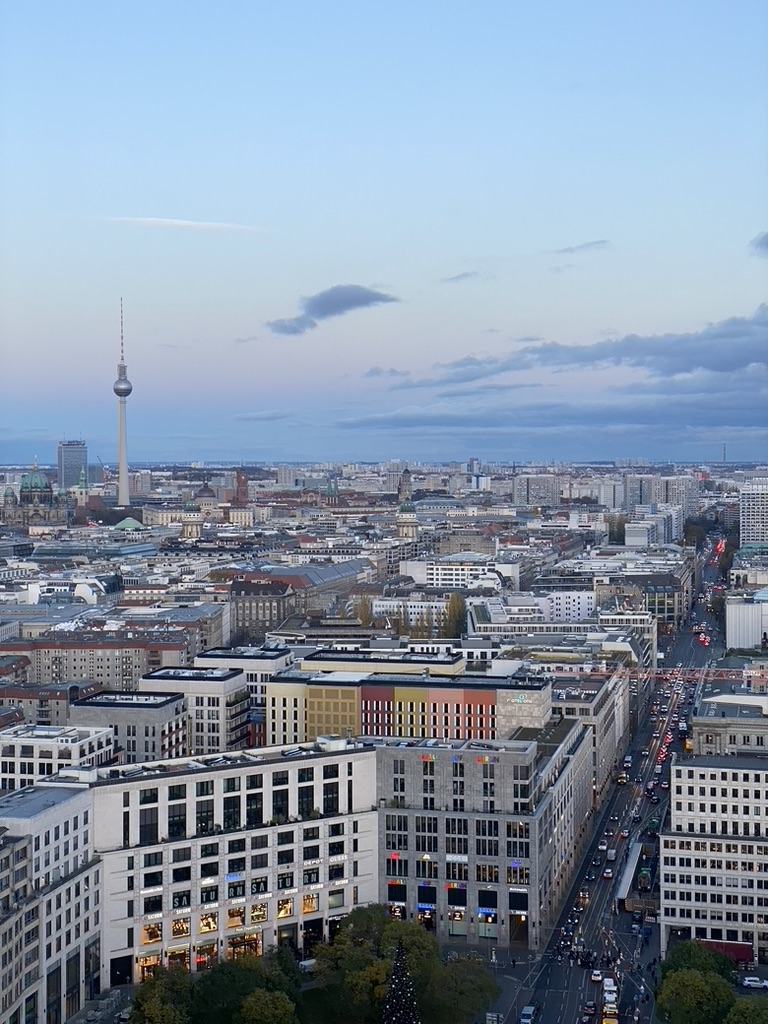
#> input picture img/Berlin.jpeg, 768 x 1024 px, given in place of _DSC9493.JPG, which was not available
$ python app.py
#> lines starting #> are read from the running program, lines starting #| are printed output that depends on the picture; pictures that were not available may be replaced by others from this repository, and a replacement may not be noted
import cv2
import numpy as np
import argparse
import matplotlib.pyplot as plt

def main():
    img_array = read_file("img/_DSC9493.JPG")
    print(img_array)
    print("Shape of Image: \t", img_array.shape)
    plot_frequencies(img_array)

def read_file(img: str) -> np.array(int):
#> called with img = 'img/_DSC9493.JPG'
    img = cv2.imread(img)
#> img is the input picture: shape (1024, 768, 3); mean B, G, R 163.2, 145.2, 130.7
#> (printed output is left out)
#| Shape of Image: 	 (1024, 768, 3)
    return np.array(img)

def plot_frequencies(img_array: np.array(int)) -> None:
    channel_r = img_array[:,:,0]
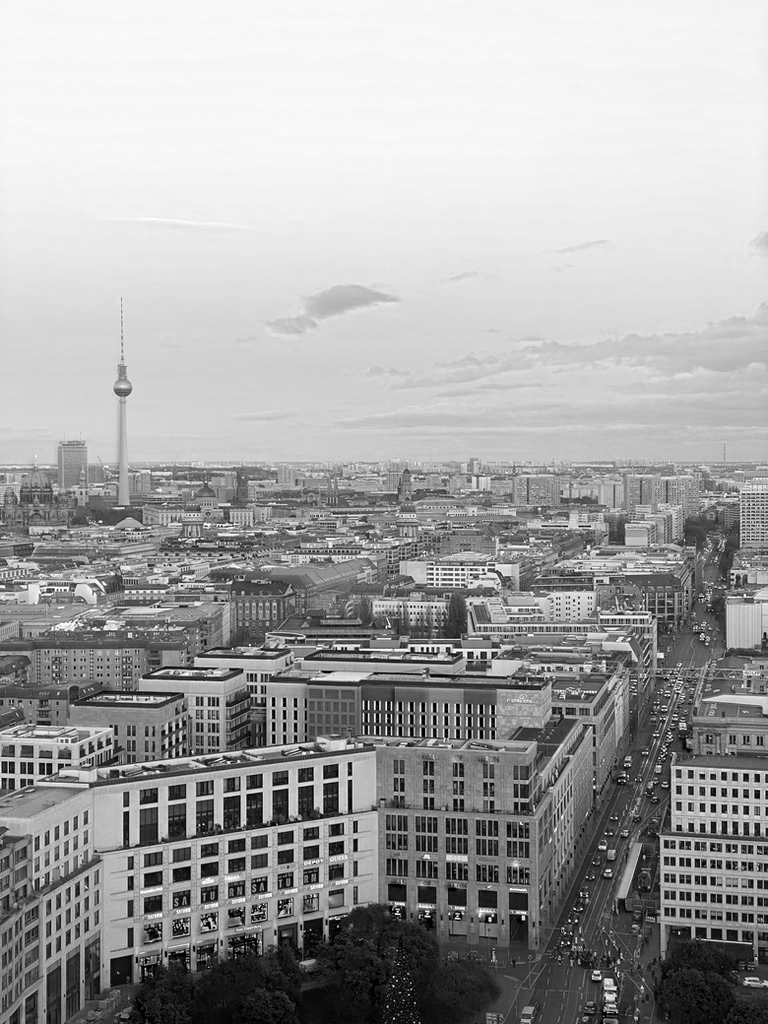
#> channel_r: shape (1024, 768); min 0, max 255, mean 163.2
    channel_g = img_array[:,:,1]
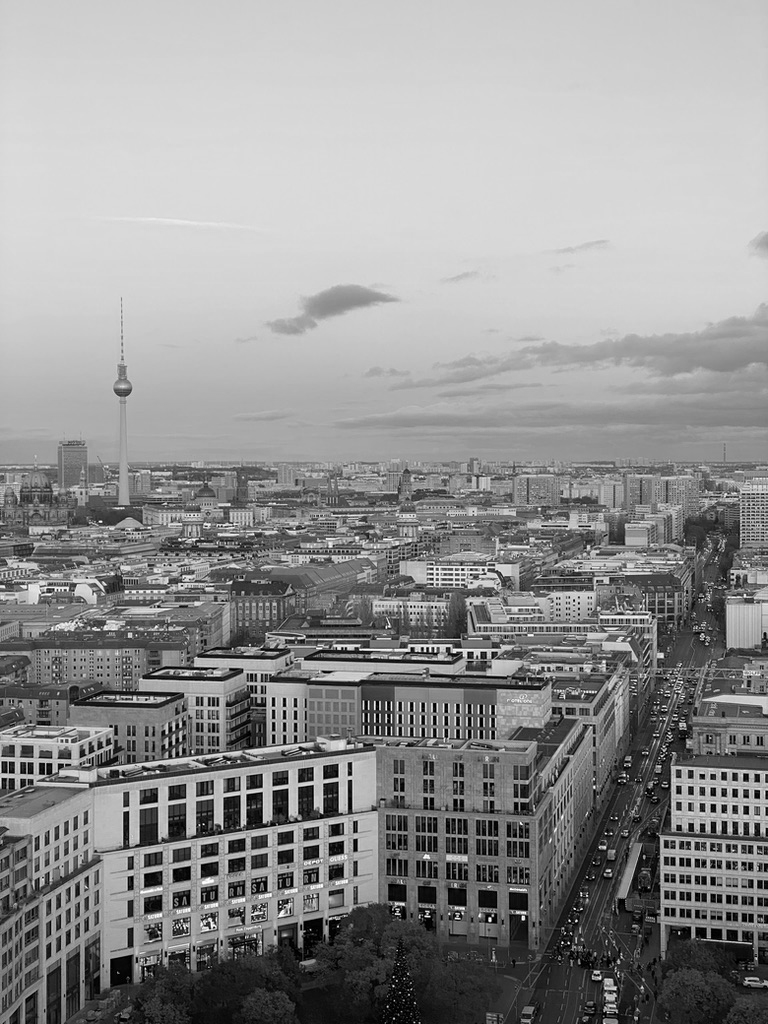
#> channel_g: shape (1024, 768); min 0, max 255, mean 145.2
    channel_b = img_array[:,:,2]
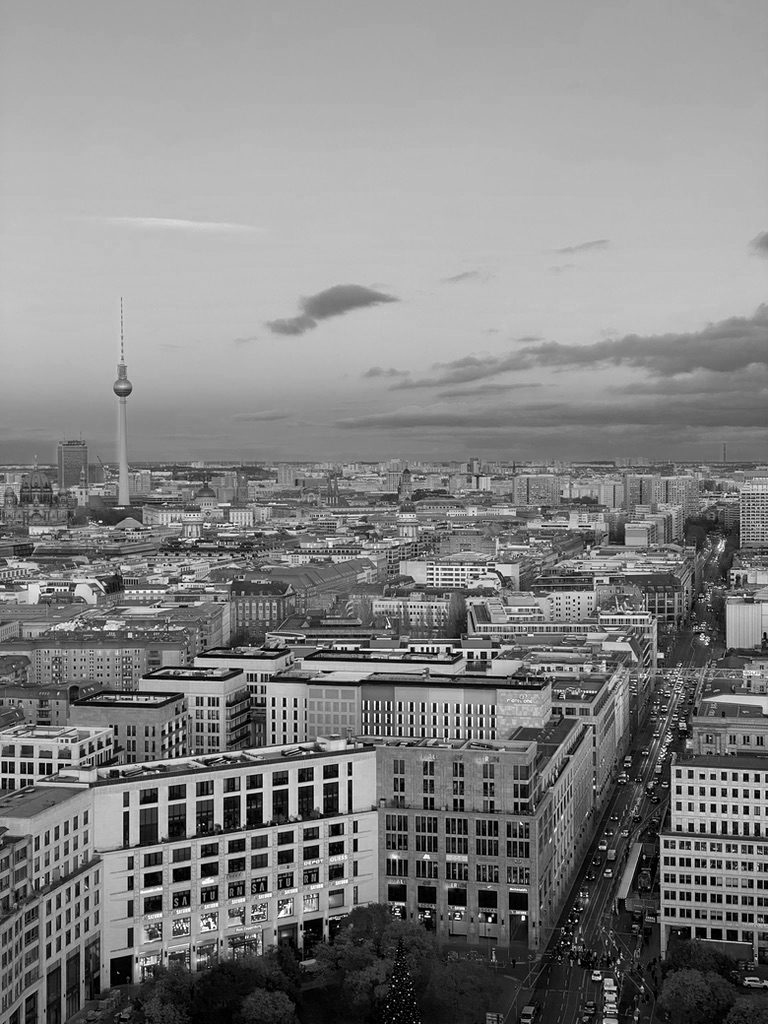
#> channel_b: shape (1024, 768); min 0, max 255, mean 130.7
    channel_r_frequency = frequency(channel_r)
#> in frequency, `np_unique = np.unique(flat_channel, return_counts=True)[1]`: np_unique = 256 values, max 37261 at index 247, min 49 at index 254, mean 3072
#> channel_r_frequency has the same summary as np_unique in frequency
    print("Shape of Red Channel:\t", channel_r.shape)
#| Shape of Red Channel:	 (1024, 768)
    channel_g_frequency = frequency(channel_g)
#> channel_g_frequency = 256 values, max 27323 at index 215, min 29 at index 251, mean 3072
    print("Shape of Green Channel:\t", channel_g.shape)
#| Shape of Green Channel:	 (1024, 768)
    channel_b_frequency = frequency(channel_b)
#> channel_b_frequency = 256 values, max 22331 at index 192, min 24 at index 253, mean 3072
    print("Shape of Blue Channel:\t", channel_b.shape)
#| Shape of Blue Channel:	 (1024, 768)
    fig, axs = plt.subplots(3, sharex=True)
    fig.suptitle("Colour Channel Frequencies")
    axs[0].plot(channel_r_frequency,'tab:red')
    axs[1].plot(channel_g_frequency, 'tab:green')
    axs[2].plot(channel_b_frequency, 'tab:blue')
    plt.show()
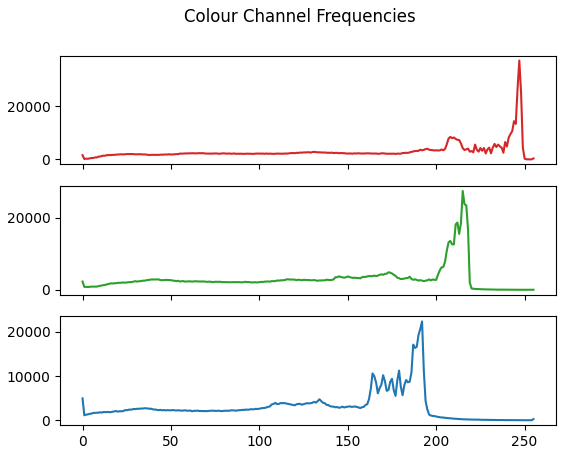
#> figure drawn by matplotlib, 3 panels; panel 3: curve peaks at x = 192, y = 22331

def frequency(channel: np.array(int)) -> np.array(int):
    flat_channel = channel.flatten()
    """
    frequency_array = np.zeros(shape=(256,1))
    for i, pixel in enumerate(flat_channel):
        frequency_array[pixel] += 1
    """
    np_unique = np.unique(flat_channel, return_counts=True)[1]
    return np_unique

if __name__ == '__main__':
    main()
